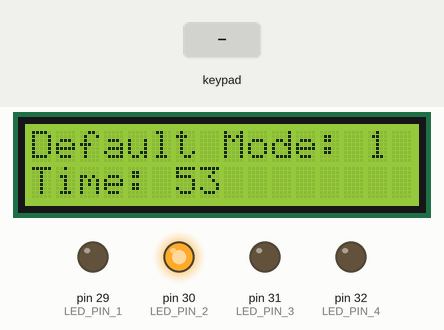
This sketch was run on a simulated Arduino Mega 2560, built with avr-gcc and run on an emulated ATmega2560. Parts: 16×2 character LCD, output pins drawn as LEDs (lit = HIGH). Wiring (inferred from the names in the program): 24Cxx EEPROM at I2C address 0x50. Inputs (shaded band) come from the test bench. EEPROM starts erased.

Above: at 1.2 s.
1.3 s: key '-' pressed
At 1.7 s:
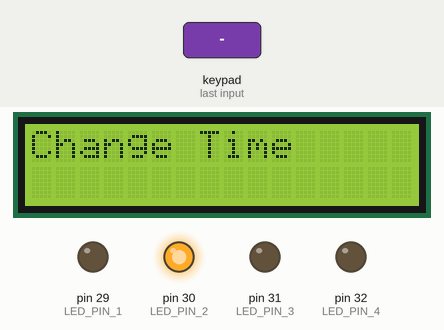
2.8 s: keypad keys 4 6 4 7 4 8 4 9 pressed 0.4 s apart
At 7.3 s:
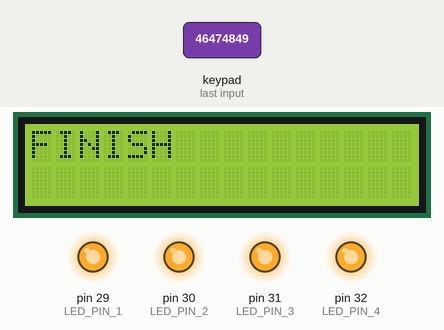
7.5 s: key '*' pressed
At 7.66 s:
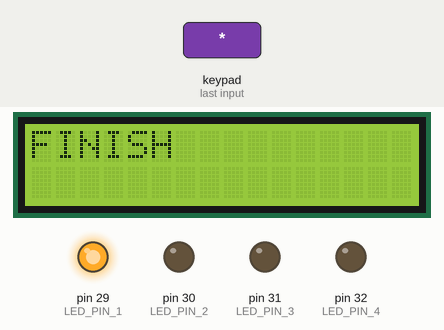
9.0 s: keypad keys 7 + 5 = pressed 0.4 s apart
At 9.6 s:
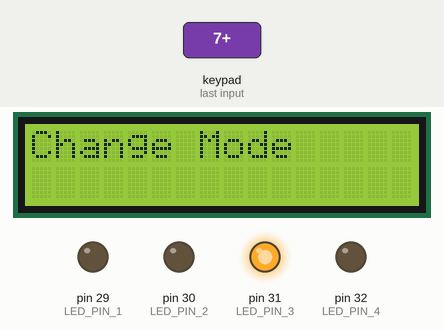
Timing chart, 0 to 13.1 s (numbered marks = the images above; inputs shaded):
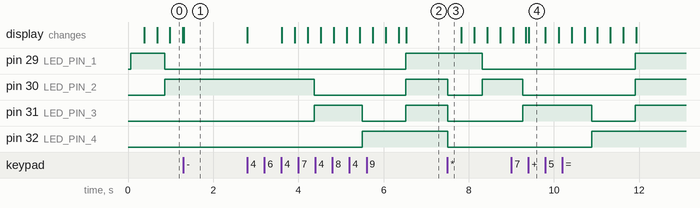

The sketch:

Lab7.ino
```cpp
/*
 * Multi-Stage Timer Controller with LCD Display
 * Controls 4-stage process with EEPROM storage for mode persistence
 */

#include <LiquidCrystal.h>
#include <Keypad.h>
#include <Wire.h>

// I2C EEPROM configuration
#define EEPROM_ADDRESS 0b1010000  // I2C address for external memory
#define EEPROM_MARKER 0xAA        // Data validation marker

// LED pin assignments
const int LED_PIN_1 = 29;
const int LED_PIN_2 = 30;
const int LED_PIN_3 = 31;
const int LED_PIN_4 = 32;

// LCD pin configuration
const int RS_PIN = 22, EN_PIN = 23, D4_PIN = 24, D5_PIN = 25, D6_PIN = 26, D7_PIN = 27;
LiquidCrystal lcd(RS_PIN, EN_PIN, D4_PIN, D5_PIN, D6_PIN, D7_PIN);

// Keypad configuration
const byte ROWS = 4, COLS = 4;
char keys[ROWS][COLS] = {
  {'7', '8', '9', '/'},
  {'4', '5', '6', 'x'},
  {'1', '2', '3', '-'},
  {'*', '0', '=', '+'}
};
const byte ROW_PINS[ROWS] = {46, 47, 48, 49};
const byte COL_PINS[COLS] = {50, 51, 52, 53};
Keypad keypad = Keypad(makeKeymap(keys), ROW_PINS, COL_PINS, ROWS, COLS);

// Special key definitions
const char PAUSE_KEY = '*';
const char CHANGE_TIME_KEY = '-';
const char CHANGE_MODE_KEY = '+';

// Timer stage configuration
enum TimerStage {
  STAGE_PISH = 1,     // Pre-wash stage
  STAGE_SHOOYANDE,    // Wash stage
  STAGE_AB,           // Rinse stage
  STAGE_KHOSK         // Dry stage
};

// Default timer durations (seconds)
int stageDurations[] = {0, 50, 60, 70, 80}; // Index 0 unused, 1-4 for stages

// System state variables
int currentStage = STAGE_PISH;
int defaultStage = STAGE_PISH;
char pressedKey;

/**
 * Setup function - runs once at startup
 * Initializes all hardware components and loads saved stage
 */
void setup() {
  Serial.begin(9600);

  // Initialize LCD
  lcd.begin(16, 2);
  lcd.clear();

  // Initialize I2C
  Wire.begin();

  // Initialize LED pins
  pinMode(LED_PIN_1, OUTPUT);
  pinMode(LED_PIN_2, OUTPUT);
  pinMode(LED_PIN_3, OUTPUT);
  pinMode(LED_PIN_4, OUTPUT);

  // Load saved stage from EEPROM
  currentStage = loadSavedStage();
  if (currentStage < STAGE_PISH || currentStage > STAGE_KHOSK) {
    currentStage = STAGE_PISH;
  }
  defaultStage = currentStage;
}

/**
 * Main loop function - runs continuously
 * Controls the multi-stage timer process with user interaction
 */
void loop() {
  int timerCount = 0;
  int stageDuration = getStageDuration(currentStage);
  int ledPin = getStageLedPin(currentStage);

  // Activate current stage LED
  digitalWrite(ledPin, HIGH);

  // Execute stage timer
  while (timerCount < stageDuration) {
    processUserInput(timerCount, stageDuration);
    delay(10);
    timerCount++;
  }

  // Deactivate current stage LED
  digitalWrite(ledPin, LOW);

  // Move to next stage or finish
  advanceToNextStage();
}

/**
 * Returns the duration for the specified stage
 * @param stage - The stage number (1-4)
 * @return Duration in seconds
 */
int getStageDuration(int stage) {
  return stageDurations[stage];
}

/**
 * Returns the LED pin for the specified stage
 * @param stage - The stage number (1-4)
 * @return LED pin number
 */
int getStageLedPin(int stage) {
  switch (stage) {
    case STAGE_PISH:    return LED_PIN_1;
    case STAGE_SHOOYANDE: return LED_PIN_2;
    case STAGE_AB:      return LED_PIN_3;
    case STAGE_KHOSK:   return LED_PIN_4;
    default:           return LED_PIN_1;
  }
}

/**
 * Processes user input during timer operation
 * @param currentTime - Current elapsed time
 * @param totalTime - Total stage duration
 */
void processUserInput(int currentTime, int totalTime) {
  updateDisplay(currentTime, totalTime);

  pressedKey = keypad.getKey();

  if (pressedKey == PAUSE_KEY) {
    handlePause();
  } else if (pressedKey == CHANGE_TIME_KEY) {
    handleTimeChange();
  } else if (pressedKey == CHANGE_MODE_KEY) {
    handleModeChange();
  }
}

/**
 * Updates LCD display with current status
 * @param currentTime - Current elapsed time
 * @param totalTime - Total stage duration
 */
void updateDisplay(int currentTime, int totalTime) {
  lcd.clear();
  lcd.setCursor(0, 0);
  lcd.print("Default Mode: ");
  lcd.print(defaultStage);
  lcd.setCursor(0, 1);
  lcd.print("Time: ");
  lcd.print(totalTime - currentTime);
}

/**
 * Handles pause functionality
 */
void handlePause() {
  pressedKey = keypad.waitForKey();
  while (pressedKey != PAUSE_KEY) {
    pressedKey = keypad.waitForKey();
  }
}

/**
 * Handles time change for stages
 */
void handleTimeChange() {
  lcd.clear();
  lcd.setCursor(0, 0);
  lcd.print("Change Time");

  pressedKey = keypad.waitForKey();
  lcd.setCursor(0, 1);
  lcd.print(pressedKey);
  delay(100);

  if (pressedKey >= '1' && pressedKey <= '4') {
    int stage = pressedKey - '0';
    changeStageTime(stage);
  }
}

/**
 * Changes the duration for a specific stage
 * @param stage - Stage number to modify (1-4)
 */
void changeStageTime(int stage) {
  // Read two-digit time value
  char digit1 = keypad.waitForKey();
  char digit2 = keypad.waitForKey();

  int newTime = (digit1 - '0') * 10 + (digit2 - '0');
  stageDurations[stage] = newTime;

  lcd.clear();
  lcd.setCursor(0, 0);
  lcd.print(newTime);
  delay(250);
}

/**
 * Handles mode/stage change
 */
void handleModeChange() {
  lcd.clear();
  lcd.setCursor(0, 0);
  lcd.print("Change Mode");

  pressedKey = keypad.waitForKey();
  lcd.setCursor(0, 1);
  lcd.print(pressedKey);
  delay(100);

  if (pressedKey >= '1' && pressedKey <= '4') {
    int newStage = pressedKey - '0';
    saveStage(newStage);
    defaultStage = newStage;
  }
}

/**
 * Advances to the next stage or completes the cycle
 */
void advanceToNextStage() {
  currentStage++;

  // Check if all stages are complete
  if (currentStage > STAGE_KHOSK) {
    indicateCompletion();
    resetSystem();
  }
}

/**
 * Indicates process completion with all LEDs and message
 */
void indicateCompletion() {
  // Turn on all LEDs
  digitalWrite(LED_PIN_1, HIGH);
  digitalWrite(LED_PIN_2, HIGH);
  digitalWrite(LED_PIN_3, HIGH);
  digitalWrite(LED_PIN_4, HIGH);

  // Display completion message
  lcd.clear();
  lcd.setCursor(0, 0);
  lcd.print("FINISH");

  // Wait for user acknowledgment
  pressedKey = keypad.waitForKey();
  while (pressedKey != PAUSE_KEY) {
    pressedKey = keypad.waitForKey();
  }

  // Turn off all LEDs
  digitalWrite(LED_PIN_1, LOW);
  digitalWrite(LED_PIN_2, LOW);
  digitalWrite(LED_PIN_3, LOW);
  digitalWrite(LED_PIN_4, LOW);
}

/**
 * Resets the system to the saved default stage
 */
void resetSystem() {
  currentStage = loadSavedStage();
  if (currentStage < STAGE_PISH || currentStage > STAGE_KHOSK) {
    currentStage = STAGE_PISH;
  }
  defaultStage = currentStage;
}

/**
 * Saves stage to EEPROM
 * @param stage - Stage number to save (1-4)
 */
void saveStage(int stage) {
  Wire.beginTransmission(EEPROM_ADDRESS);
  Wire.write(0x00);           // Memory address
  Wire.write(EEPROM_MARKER);  // Validation marker
  Wire.write(stage);          // Stage data
  Wire.endTransmission();
}

/**
 * Loads saved stage from EEPROM
 * @return Saved stage number, or 1 if invalid
 */
int loadSavedStage() {
  Wire.beginTransmission(EEPROM_ADDRESS);
  Wire.write(0x00);           // Memory address
  Wire.write(EEPROM_MARKER);  // Validation marker
  Wire.endTransmission();

  Wire.requestFrom(EEPROM_ADDRESS, 1);
  if (Wire.available()) {
    return Wire.read();
  }
  return STAGE_PISH;  // Default if read fails
}
```

Measured:
- after the input at 1.3 s, pin 30 (LED_PIN_2): stays HIGH (without the input it goes to LOW after 0.53 s); pin 31 (LED_PIN_3): stays LOW (without the input it goes to HIGH after 0.53 s); the display: changes at once (image 1)
- after the input at 2.8 s, pin 29 (LED_PIN_1): LOW → HIGH after 3.7 s; pin 30 (LED_PIN_2): HIGH → LOW after 1.6 s, → HIGH 2.1 s later; pin 31 (LED_PIN_3): LOW → HIGH after 1.6 s, → LOW 1.1 s later, → HIGH 1.0 s later; pin 32 (LED_PIN_4): LOW → HIGH after 2.7 s; the display: first changes at once (image 2 shows a later state)
- after the input at 7.5 s, pin 29 (LED_PIN_1): HIGH → LOW after 0.81 s; pin 30 (LED_PIN_2): HIGH → LOW at once, → HIGH 0.80 s later; pin 31 (LED_PIN_3), pin 32 (LED_PIN_4): HIGH → LOW at once
- after the input at 9.0 s, pin 29 (LED_PIN_1): LOW → HIGH after 2.9 s instead of 2.4 s; pin 32 (LED_PIN_4): LOW → HIGH after 1.9 s instead of 1.4 s; the display: first differs from a run without the input after 0.41 s (image 4)
